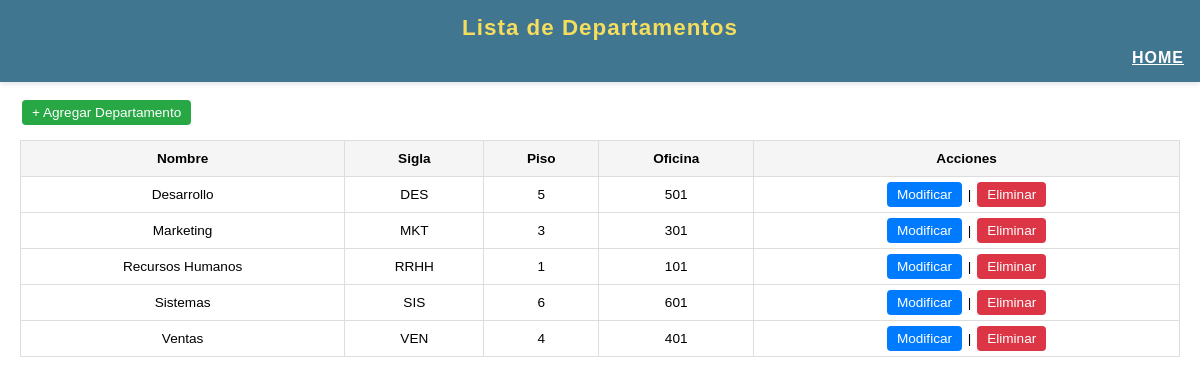
Page /departamentos/ on the committed database.
### apps/departamento/models.py (models this page shows, shortened)
class Departamento (models.Model):
    nombre=models.CharField('Departamento',max_length=50,blank=True)
    sigla=models.CharField('Sigla',max_length=4, unique=True)
    activo=models.BooleanField('¿Està activo?', default=False)
    piso=models.CharField('Piso',max_length=5,blank=True)
    oficina=models.CharField('Oficina Nº', max_length=10, blank=True)
    class Meta:
        verbose_name= 'Departamento'
        verbose_name_plural = 'Áreas de la empresa'
        ordering = ['nombre']
        unique_together = ('nombre', 'sigla')

### apps/departamento/views.py (the view)
# urls.py: path('departamentos/',ListaDepartamentosView.as_view(), name='lista_departamentos'),
class ListaDepartamentosView(ListView):
    model = Departamento
    template_name = 'departamento/lista_departamentos.html'
    context_object_name = 'departamentos'

### templates/departamento/lista_departamentos.html (shortened to what this page needs)
<!DOCTYPE html>
<html lang="es">
<head>
</head>
<body>
  <header>Lista de Departamentos
    <nav>
      <a href="{%url 'home'%}">HOME</a>
    </nav>
  </header>
  <div class="container">
    <a href="{% url 'crear_departamento' %}" class="btn btn-agregar">+ Agregar Departamento</a>
    <table>
      <thead>
        <tr>
          <th>Nombre</th>
          <th>Sigla</th>
          <th>Piso</th>
          <th>Oficina</th>
          <th>Acciones</th>
        </tr>
      </thead>
      <tbody>
        {% for departamento in departamentos %}
          <tr>
            <td>{{ departamento.nombre }}</td>
            <td>{{ departamento.sigla }}</td>
            <td>{{ departamento.piso }}</td>
            <td>{{ departamento.oficina }}</td>
            <td>
                <a href="{% url 'editar_departamento' departamento.id %}" class="btn btn-editar">Modificar</a> |
                <a href="{% url 'eliminar_departamento' departamento.id %}" class="btn btn-eliminar">Eliminar</a>
            </td>
          </tr>
        {% empty %}
          <tr>
            <td colspan="6" class="no-registro">No hay departamentos registrados.</td>
          </tr>
        {% endfor %}
      </tbody>
    </table>
  </div>
</body>
</html>

### templates/departamento/lista_departamentos.html (style rules this page uses)
body { font-family: Arial, sans-serif; padding: 0; margin: 0; color: #000; background: #fff; }
header { background-color: #417690; color: #f5dd5d; padding: 15px 0; text-align: center; font-size: 1.4rem; font-weight: 700; letter-spacing: 1px; position: fixed; width: 100%; top: 0; left: 0; z-index: 100; box-shadow: 0 2px 5px rgba(0,0,0,0.1); }
.container { max-width: 1200px; margin: 100px auto 40px auto; padding: 0 20px; }
table { width: 100%; border-collapse: collapse; font-size: 0.85rem; }
thead { background-color: #f5f5f5; font-weight: bold; }
th, td { border: 1px solid #ddd; padding: 10px; text-align: center; vertical-align: top; }
.btn { padding: 5px 10px; margin: 0 2px; text-decoration: none; border-radius: 4px; font-size: 0.85rem; color: white; }
.btn-agregar { background-color: #28a745; display: inline-block; margin-bottom: 15px; }
.btn-editar { background-color: #007bff; }
.btn-eliminar { background-color: #dc3545; }
nav a { color: white; font-weight: bold; font-size: 1rem; float: right; margin-right: 1rem; margin-top: 0.5rem; }

### rows in the picture
Departamento: nombre "Desarrollo", sigla "DES", piso "5", oficina "501"
Departamento: nombre "Marketing", sigla "MKT", piso "3", oficina "301"
Departamento: nombre "Recursos Humanos", sigla "RRHH", piso "1", oficina "101"
Departamento: nombre "Sistemas", sigla "SIS", piso "6", oficina "601"
Departamento: nombre "Ventas", sigla "VEN", piso "4", oficina "401"
